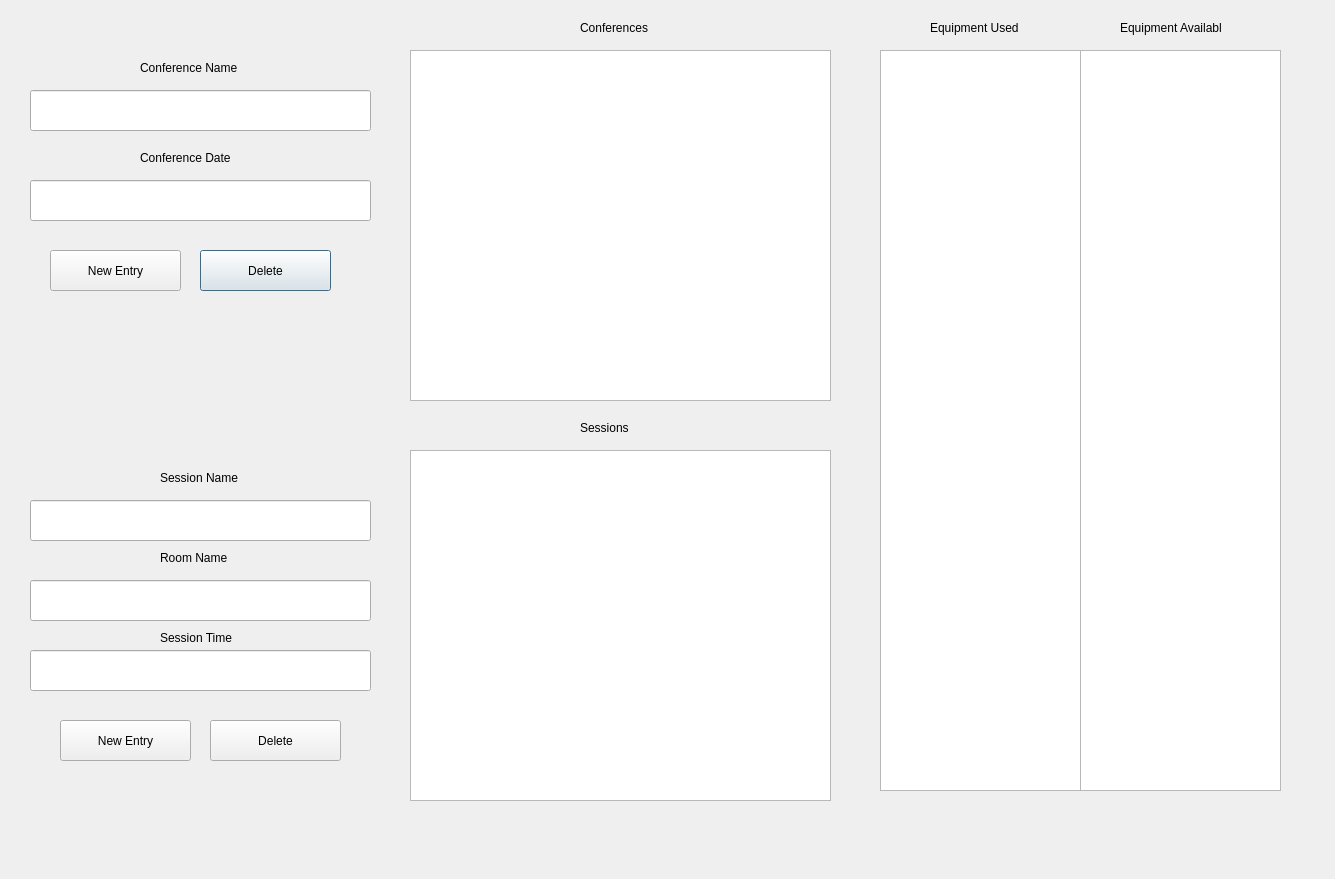
<?xml version="1.0" encoding="UTF-8"?>
<ui version="4.0">
 <class>BusinessMenu</class>
 <widget class="QDialog" name="BusinessMenu">
  <property name="geometry">
   <rect>
    <x>0</x>
    <y>0</y>
    <width>1335</width>
    <height>879</height>
   </rect>
  </property>
  <property name="windowTitle">
   <string>Dialog</string>
  </property>
  <widget class="QLineEdit" name="lineEdit_name">
   <property name="geometry">
    <rect>
     <x>30</x>
     <y>90</y>
     <width>341</width>
     <height>41</height>
    </rect>
   </property>
  </widget>
  <widget class="QLineEdit" name="lineEdit_date">
   <property name="geometry">
    <rect>
     <x>30</x>
     <y>180</y>
     <width>341</width>
     <height>41</height>
    </rect>
   </property>
  </widget>
  <widget class="QPushButton" name="pushButton_delete">
   <property name="geometry">
    <rect>
     <x>200</x>
     <y>250</y>
     <width>131</width>
     <height>41</height>
    </rect>
   </property>
   <property name="text">
    <string>Delete</string>
   </property>
  </widget>
  <widget class="QTableView" name="tableView">
   <property name="geometry">
    <rect>
     <x>410</x>
     <y>50</y>
     <width>421</width>
     <height>351</height>
    </rect>
   </property>
  </widget>
  <widget class="QPushButton" name="pushButton_save">
   <property name="geometry">
    <rect>
     <x>50</x>
     <y>250</y>
     <width>131</width>
     <height>41</height>
    </rect>
   </property>
   <property name="text">
    <string>New Entry</string>
   </property>
  </widget>
  <widget class="QTableView" name="tableView_session">
   <property name="geometry">
    <rect>
     <x>410</x>
     <y>450</y>
     <width>421</width>
     <height>351</height>
    </rect>
   </property>
  </widget>
  <widget class="QLineEdit" name="lineEdit_name_session">
   <property name="geometry">
    <rect>
     <x>30</x>
     <y>500</y>
     <width>341</width>
     <height>41</height>
    </rect>
   </property>
  </widget>
  <widget class="QLineEdit" name="lineEdit_room_session">
   <property name="geometry">
    <rect>
     <x>30</x>
     <y>580</y>
     <width>341</width>
     <height>41</height>
    </rect>
   </property>
  </widget>
  <widget class="QLineEdit" name="lineEdit_time_session">
   <property name="geometry">
    <rect>
     <x>30</x>
     <y>650</y>
     <width>341</width>
     <height>41</height>
    </rect>
   </property>
  </widget>
  <widget class="QPushButton" name="pushButton_save_session">
   <property name="geometry">
    <rect>
     <x>60</x>
     <y>720</y>
     <width>131</width>
     <height>41</height>
    </rect>
   </property>
   <property name="text">
    <string>New Entry</string>
   </property>
  </widget>
  <widget class="QPushButton" name="pushButton_delete_session">
   <property name="geometry">
    <rect>
     <x>210</x>
     <y>720</y>
     <width>131</width>
     <height>41</height>
    </rect>
   </property>
   <property name="text">
    <string>Delete</string>
   </property>
  </widget>
  <widget class="QLabel" name="label">
   <property name="geometry">
    <rect>
     <x>140</x>
     <y>60</y>
     <width>101</width>
     <height>16</height>
    </rect>
   </property>
   <property name="text">
    <string>Conference Name</string>
   </property>
  </widget>
  <widget class="QLabel" name="label_2">
   <property name="geometry">
    <rect>
     <x>140</x>
     <y>150</y>
     <width>101</width>
     <height>16</height>
    </rect>
   </property>
   <property name="text">
    <string>Conference Date</string>
   </property>
  </widget>
  <widget class="QLabel" name="label_3">
   <property name="geometry">
    <rect>
     <x>160</x>
     <y>470</y>
     <width>101</width>
     <height>16</height>
    </rect>
   </property>
   <property name="text">
    <string>Session Name</string>
   </property>
  </widget>
  <widget class="QLabel" name="label_4">
   <property name="geometry">
    <rect>
     <x>160</x>
     <y>550</y>
     <width>101</width>
     <height>16</height>
    </rect>
   </property>
   <property name="text">
    <string>Room Name</string>
   </property>
  </widget>
  <widget class="QLabel" name="label_5">
   <property name="geometry">
    <rect>
     <x>160</x>
     <y>630</y>
     <width>101</width>
     <height>16</height>
    </rect>
   </property>
   <property name="text">
    <string>Session Time</string>
   </property>
  </widget>
  <widget class="QLabel" name="label_6">
   <property name="geometry">
    <rect>
     <x>580</x>
     <y>420</y>
     <width>101</width>
     <height>16</height>
    </rect>
   </property>
   <property name="text">
    <string>Sessions</string>
   </property>
  </widget>
  <widget class="QLabel" name="label_7">
   <property name="geometry">
    <rect>
     <x>580</x>
     <y>20</y>
     <width>101</width>
     <height>16</height>
    </rect>
   </property>
   <property name="text">
    <string>Conferences</string>
   </property>
  </widget>
  <widget class="QTableView" name="tableView_equipmentUsed">
   <property name="geometry">
    <rect>
     <x>880</x>
     <y>50</y>
     <width>201</width>
     <height>741</height>
    </rect>
   </property>
  </widget>
  <widget class="QLabel" name="label_8">
   <property name="geometry">
    <rect>
     <x>930</x>
     <y>20</y>
     <width>101</width>
     <height>16</height>
    </rect>
   </property>
   <property name="text">
    <string>Equipment Used</string>
   </property>
  </widget>
  <widget class="QLabel" name="label_9">
   <property name="geometry">
    <rect>
     <x>1120</x>
     <y>20</y>
     <width>101</width>
     <height>16</height>
    </rect>
   </property>
   <property name="text">
    <string>Equipment Available</string>
   </property>
  </widget>
  <widget class="QTableView" name="tableView_equipmentAvailable">
   <property name="geometry">
    <rect>
     <x>1080</x>
     <y>50</y>
     <width>201</width>
     <height>741</height>
    </rect>
   </property>
  </widget>
 </widget>
 <resources/>
 <connections/>
</ui>
